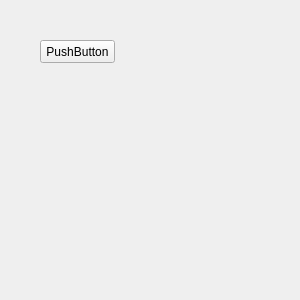
<?xml version="1.0" encoding="UTF-8"?>
<ui version="4.0">
 <class>Form</class>
 <widget class="QWidget" name="Form">
  <property name="geometry">
   <rect>
    <x>0</x>
    <y>0</y>
    <width>300</width>
    <height>300</height>
   </rect>
  </property>
  <property name="windowTitle">
   <string>Form</string>
  </property>
  <widget class="QPushButton" name="pushButton">
   <property name="geometry">
    <rect>
     <x>40</x>
     <y>40</y>
     <width>75</width>
     <height>23</height>
    </rect>
   </property>
   <property name="text">
    <string>PushButton</string>
   </property>
  </widget>
 </widget>
 <resources/>
 <connections/>
</ui>
